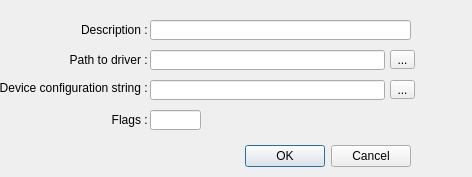
<?xml version="1.0" encoding="UTF-8"?>
<ui version="4.0">
 <class>DialogCanalSetup</class>
 <widget class="QDialog" name="DialogCanalSetup">
  <property name="geometry">
   <rect>
    <x>0</x>
    <y>0</y>
    <width>472</width>
    <height>177</height>
   </rect>
  </property>
  <property name="windowTitle">
   <string>Level I (CANAL) driver</string>
  </property>
  <widget class="QDialogButtonBox" name="buttonBox">
   <property name="geometry">
    <rect>
     <x>70</x>
     <y>140</y>
     <width>341</width>
     <height>32</height>
    </rect>
   </property>
   <property name="orientation">
    <enum>Qt::Horizontal</enum>
   </property>
   <property name="standardButtons">
    <set>QDialogButtonBox::Cancel|QDialogButtonBox::Ok</set>
   </property>
  </widget>
  <widget class="QLineEdit" name="descriptionLineEdit">
   <property name="geometry">
    <rect>
     <x>150</x>
     <y>20</y>
     <width>261</width>
     <height>20</height>
    </rect>
   </property>
  </widget>
  <widget class="QLabel" name="descriptionLabel">
   <property name="geometry">
    <rect>
     <x>50</x>
     <y>20</y>
     <width>101</width>
     <height>20</height>
    </rect>
   </property>
   <property name="text">
    <string>Description : </string>
   </property>
   <property name="alignment">
    <set>Qt::AlignRight|Qt::AlignTrailing|Qt::AlignVCenter</set>
   </property>
  </widget>
  <widget class="QLineEdit" name="pathToDriverLineEdit">
   <property name="geometry">
    <rect>
     <x>150</x>
     <y>50</y>
     <width>235</width>
     <height>20</height>
    </rect>
   </property>
  </widget>
  <widget class="QLabel" name="deviceConfigurationStringLabel">
   <property name="geometry">
    <rect>
     <x>-20</x>
     <y>80</y>
     <width>171</width>
     <height>16</height>
    </rect>
   </property>
   <property name="layoutDirection">
    <enum>Qt::LeftToRight</enum>
   </property>
   <property name="text">
    <string>&lt;html&gt;&lt;head/&gt;&lt;body&gt;&lt;p align=&quot;right&quot;&gt;Device configuration string : &lt;/p&gt;&lt;/body&gt;&lt;/html&gt;</string>
   </property>
  </widget>
  <widget class="QLabel" name="flagsLabel">
   <property name="geometry">
    <rect>
     <x>80</x>
     <y>110</y>
     <width>71</width>
     <height>20</height>
    </rect>
   </property>
   <property name="text">
    <string>Flags : </string>
   </property>
   <property name="alignment">
    <set>Qt::AlignRight|Qt::AlignTrailing|Qt::AlignVCenter</set>
   </property>
  </widget>
  <widget class="QLabel" name="pathToDriverLabel">
   <property name="geometry">
    <rect>
     <x>40</x>
     <y>50</y>
     <width>111</width>
     <height>20</height>
    </rect>
   </property>
   <property name="text">
    <string>Path to driver : </string>
   </property>
   <property name="alignment">
    <set>Qt::AlignRight|Qt::AlignTrailing|Qt::AlignVCenter</set>
   </property>
  </widget>
  <widget class="QLineEdit" name="flagsLineEdit">
   <property name="geometry">
    <rect>
     <x>150</x>
     <y>110</y>
     <width>51</width>
     <height>20</height>
    </rect>
   </property>
  </widget>
  <widget class="QLineEdit" name="deviceConfigurationStringLineEdit">
   <property name="geometry">
    <rect>
     <x>150</x>
     <y>80</y>
     <width>235</width>
     <height>20</height>
    </rect>
   </property>
  </widget>
  <widget class="QToolButton" name="toolButton">
   <property name="geometry">
    <rect>
     <x>390</x>
     <y>50</y>
     <width>25</width>
     <height>19</height>
    </rect>
   </property>
   <property name="text">
    <string>...</string>
   </property>
  </widget>
  <widget class="QToolButton" name="toolButton_2">
   <property name="geometry">
    <rect>
     <x>390</x>
     <y>80</y>
     <width>25</width>
     <height>19</height>
    </rect>
   </property>
   <property name="text">
    <string>...</string>
   </property>
  </widget>
 </widget>
 <resources/>
 <connections>
  <connection>
   <sender>buttonBox</sender>
   <signal>accepted()</signal>
   <receiver>DialogCanalSetup</receiver>
   <slot>accept()</slot>
   <hints>
    <hint type="sourcelabel">
     <x>248</x>
     <y>254</y>
    </hint>
    <hint type="destinationlabel">
     <x>157</x>
     <y>274</y>
    </hint>
   </hints>
  </connection>
  <connection>
   <sender>buttonBox</sender>
   <signal>rejected()</signal>
   <receiver>DialogCanalSetup</receiver>
   <slot>reject()</slot>
   <hints>
    <hint type="sourcelabel">
     <x>316</x>
     <y>260</y>
    </hint>
    <hint type="destinationlabel">
     <x>286</x>
     <y>274</y>
    </hint>
   </hints>
  </connection>
 </connections>
</ui>
